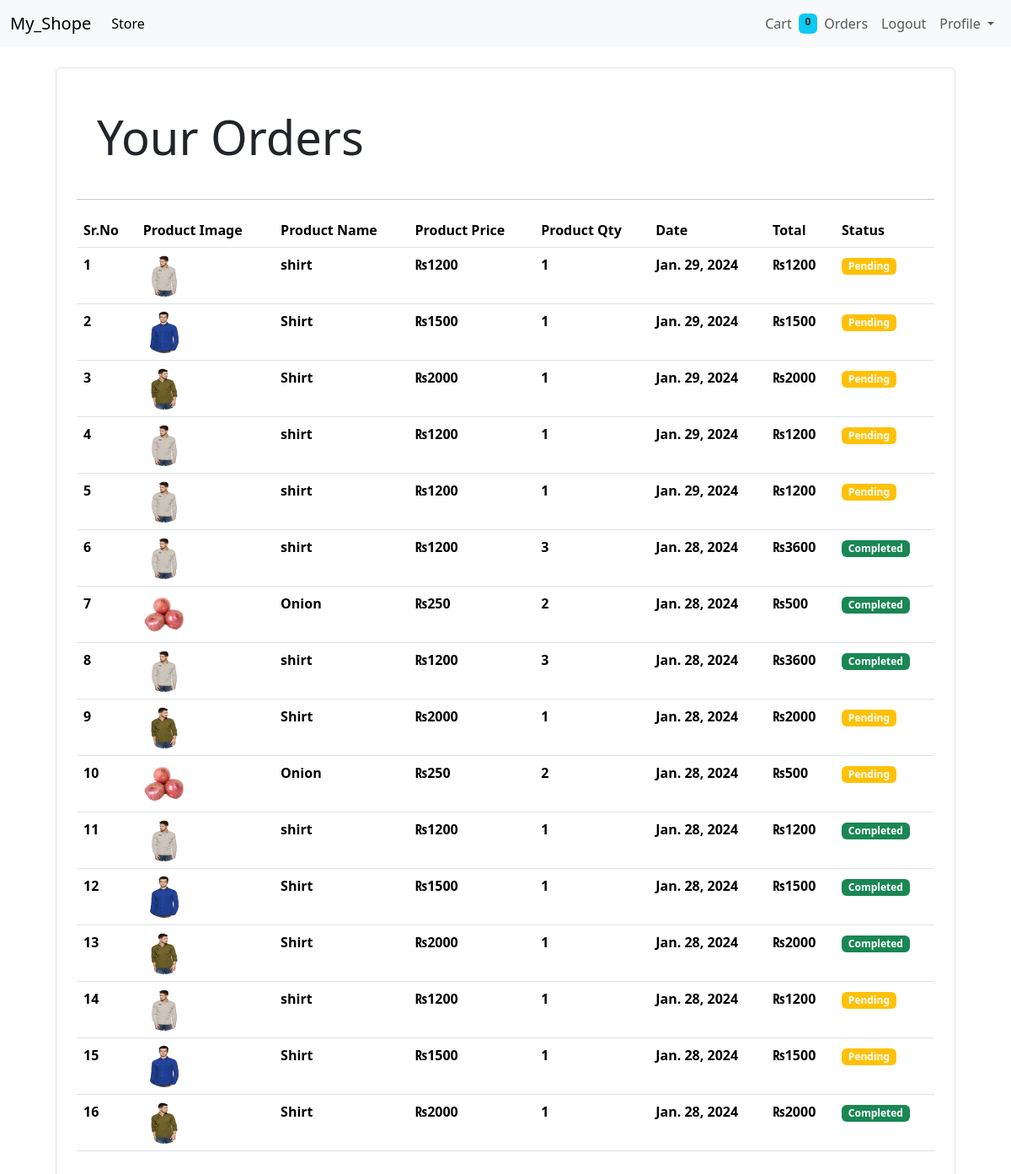
Screenshot of /orders/ (signed in) with the database file from the repository.
### store/models/orders.py (models this page shows, shortened)
class Orders(models.Model):
    product=models.ForeignKey(Products, on_delete=models.CASCADE)
    customer=models.ForeignKey(Customer, on_delete=models.CASCADE)
    qty=models.IntegerField(default=1)
    price=models.IntegerField()
    adress=models.CharField(max_length=250,null=True)
    phone=models.CharField(max_length=16,null=True)
    date=models.DateField(default=datetime.datetime.today)
    status=models.BooleanField(default=False)
    @staticmethod
    def get_order_by_custid(customer):
        return Orders.objects.filter(customer=customer).order_by('-date')

### store/models/products.py (models this page shows, shortened)
class Products(models.Model):
    id=models.AutoField(primary_key=True)
    product_name=models.CharField(max_length=50)
    pro_des=models.CharField(max_length=250 ,default="")
    pro_price=models.IntegerField(default=0)
    pro_img=models.ImageField(upload_to="uploaded/products/")
    category=models.ForeignKey(to=Category,on_delete=models.RESTRICT,)
    def __str__(self):
        return self.product_name

### store/middlewares/auth.py (the view)
    def middleware(request):
        returnurl=request.META['PATH_INFO']
        print(request.META['PATH_INFO'])
        if not request.session.get('customer_id'):
            return redirect(f'/login?return_url={returnurl}')
        response = get_response(request)
        return response

### store/templatetags/custom_filters.py (called while the page is built)
@register.filter(name='currency')
def currency(number):
    return "₨"+str(number)

@register.filter(name='multiply')
def multiply(item,qty):
    total_price=item*qty
    return total_price

### store/views/orders.py (called while the page is built)
    def get(self,request):
        customer=request.session.get('customer_id')
        orders=Orders.get_order_by_custid(customer)
        data={'orders':orders}
        return render(request,'orders.html',data)

### templates/orders.html
{% extends "base.html" %} {% block title %}Cart{% endblock title %}
{% load cart %}
{% load custom_filters %}
{% block content %}
<div class="container">
    <div class="border rounded p-4 m-4">
    <h1 class="display-4 p-4 ,m-4">Your Orders</h1>
    <hr>
    <table class="table">
        <thead>
            <tr >
                <th>Sr.No</th>
                <th>Product Image</th>
                <th>Product Name</th>
                <th>Product Price</th>
                <th>Product Qty</th>
                <th>Date</th>
                <th>Total </th>
                <th>Status </th>
            </tr>
        </thead>
        <tbody>
            {% for order in orders %}
            <tr >
                <th> {{forloop.counter}}</th>
                <th> <img style="width:50px;height:50px" class="rounded-circle" src="{{order.product.pro_img.url}}" alt=""></th>
                <th> {{order.product}}</th>
                <th>{{order.price|currency}} </th>
                <th>{{order.qty}}</th>
                <th>{{order.date}}</th>
                <th>{{order.qty|multiply:order.price|currency}}</th>
                {% if order.status %}
                <th><small class='badge bg-success'> Completed</small></th>
                {% else %}
                <th> <small class='badge bg-warning'>Pending</small> </th>
                {% endif %}
            </tr>
            {% endfor %}
        </tbody>
    </table>
    </div>
</div>
{% endblock content %}

### rows the page displays
Orders: product.pro_img (picture), product "shirt", price "₨1200", qty "1", date "Jan. 29, 2024", qty|multiply "₨1200", status "Pending"
Orders: product.pro_img (picture), product "Shirt", price "₨1500", qty "1", date "Jan. 29, 2024", qty|multiply "₨1500", status "Pending"
Orders: product.pro_img (picture), product "Shirt", price "₨2000", qty "1", date "Jan. 29, 2024", qty|multiply "₨2000", status "Pending"
Orders: product.pro_img (picture), product "shirt", price "₨1200", qty "1", date "Jan. 29, 2024", qty|multiply "₨1200", status "Pending"
Orders: product.pro_img (picture), product "shirt", price "₨1200", qty "1", date "Jan. 29, 2024", qty|multiply "₨1200", status "Pending"
Orders: product.pro_img (picture), product "shirt", price "₨1200", qty "3", date "Jan. 28, 2024", qty|multiply "₨3600", status "Completed"
Orders: product.pro_img (picture), product "Onion", price "₨250", qty "2", date "Jan. 28, 2024", qty|multiply "₨500", status "Completed"
Orders: product.pro_img (picture), product "shirt", price "₨1200", qty "3", date "Jan. 28, 2024", qty|multiply "₨3600", status "Completed"
Orders: product.pro_img (picture), product "Shirt", price "₨2000", qty "1", date "Jan. 28, 2024", qty|multiply "₨2000", status "Pending"
Orders: product.pro_img (picture), product "Onion", price "₨250", qty "2", date "Jan. 28, 2024", qty|multiply "₨500", status "Pending"
Orders: product.pro_img (picture), product "shirt", price "₨1200", qty "1", date "Jan. 28, 2024", qty|multiply "₨1200", status "Completed"
Orders: product.pro_img (picture), product "Shirt", price "₨1500", qty "1", date "Jan. 28, 2024", qty|multiply "₨1500", status "Completed"
Orders: product.pro_img (picture), product "Shirt", price "₨2000", qty "1", date "Jan. 28, 2024", qty|multiply "₨2000", status "Completed"
Orders: product.pro_img (picture), product "shirt", price "₨1200", qty "1", date "Jan. 28, 2024", qty|multiply "₨1200", status "Pending"
Orders: product.pro_img (picture), product "Shirt", price "₨1500", qty "1", date "Jan. 28, 2024", qty|multiply "₨1500", status "Pending"
Orders: product.pro_img (picture), product "Shirt", price "₨2000", qty "1", date "Jan. 28, 2024", qty|multiply "₨2000", status "Completed"

### other values shown
{{ request.session.cart.keys|length }} "0"
